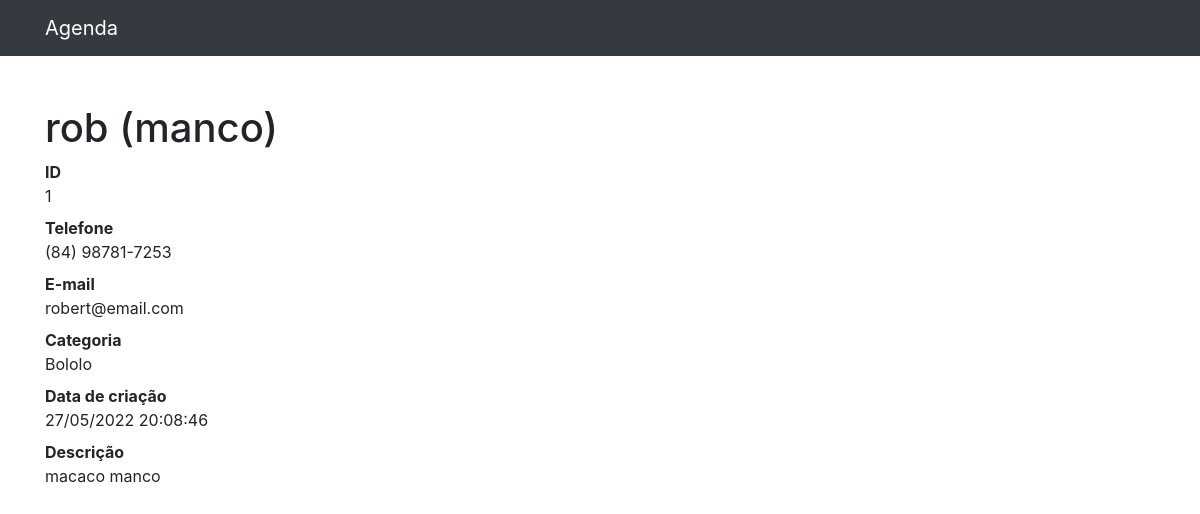
The page /1 on the database its author committed.
### contatos/models.py (models this page shows, shortened)
class Contato(models.Model):
    nome = models.CharField(max_length=255)
    sobrenome = models.CharField(max_length=255, blank=True)
    telefone = models.CharField(max_length=50)
    email = models.EmailField(max_length=255, blank=True)
    data_criacao = models.DateTimeField(default=timezone.now)
    descricao = models.TextField(blank=True)
    categoria = models.ForeignKey(Categoria, on_delete=models.DO_NOTHING)
    mostrar = models.BooleanField(default=True)

class Categoria(models.Model):
    nome = models.CharField(max_length=255)
    def __str__(self):
        return self.nome

### contatos/views.py (the view)
# urls.py: path('<int:contato_id>', views.ver_contato, name="ver_contato")
def ver_contato(request, contato_id):
    contato = get_object_or_404(Contato, id=contato_id)
    return render(request, 'contatos/ver_contato.html', {
        'contato': contato
    })

### contatos/templates/contatos/ver_contato.html
{% extends 'base.html' %}
{% block conteudo %}
    <h1 class="mt-5">{{ contato.nome }} {{ contato.sobrenome }}</h1>
        <dl>
          <dt>ID</dt>
          <dd>{{ contato.id }}</dd>
          <dt>Telefone</dt>
          <dd>{{ contato.telefone }}</dd>
          <dt>E-mail</dt>
          <dd>{{ contato.email }}</dd>
          <dt>Categoria</dt>
          <dd>{{ contato.categoria }}</dd>
          <dt>Data de criação</dt>
          <dd>{{ contato.data_criacao|date:'d/m/Y H:i:s' }}</dd>
          <dt>Descrição</dt>
          <dd>{{ contato.descricao }}</dd>
        </dl>
{% endblock conteudo %}

### rows shown on the page
Contato: nome "rob", sobrenome "(manco)", id "1", telefone "(84) 98781-7253", email "robert@email.com", categoria "Bololo", data_criacao "27/05/2022 20:08:46", descricao "macaco manco"
